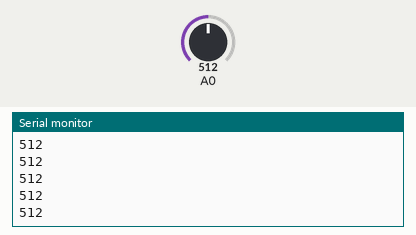
Recording of a sketch running on a simulated Arduino Uno, built with avr-gcc and run on an emulated ATmega328P. Parts: the last lines printed to the serial monitor. The test bench sets the inputs (shaded band); at power-on: A0 = 512.

Above: at 0.8 s.
0.9 s: A0 set to 716
At 1.8 s:
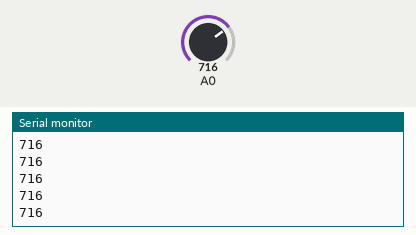
2.4 s: A0 set to 900
At 3.0 s:
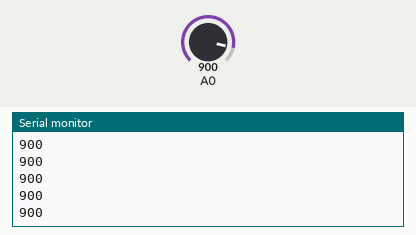
Timing chart, 0 to 5.4 s (numbered marks = the images above; inputs shaded):
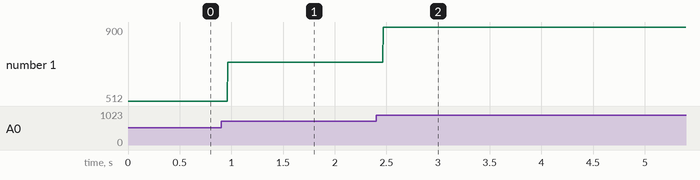

Measured:
- after the input at 0.9 s, the serial monitor: prints a new line after 0.07 s (image 1)
- after the input at 2.4 s, the serial monitor: prints a new line after 0.07 s (image 2)
- plotted number 1: 512 → 716 after the input at 0.9 s, 716 → 900 after the input at 2.4 s

The sketch:

SD.ino
```cpp
#include <avr/io.h>
#include <inttypes.h>

volatile uint16_t T;

int main(){

  DDRC &= 0b11111110; //A0 entrada

  ADMUX  |= 0b01000000; //Utiliza VCC como referência
  ADCSRA |= 0b10000000; //Habilita ADC

  Serial.begin(9600);

  while(1){

    ADMUX  &= 0b11110000; //Limpa valores do multiplexador
    ADMUX  |= 0b00000000; //Lendo PC0
    ADCSRA |= 0b01000000; //Inicia a conversão
    while(!(ADCSRA & 0b00010000)); //Até a conversão ADC ser concluida
    T = ADC;

    Serial.println(T);
  }
}
```
